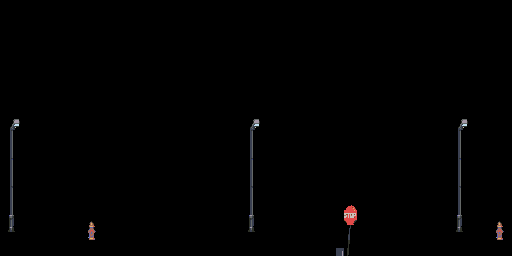

A level layout from a 2D game, rendered from its tile map. Below: a short description, then the map file with its tile-grid data intact:
An orthogonal 64x32 tile map with 8x8 px tiles, 1 tile layer (Tile Layer 1).

<map version="1.10" tiledversion="1.10.2" orientation="orthogonal" renderorder="right-down" width="64" height="32" tilewidth="8" tileheight="8" infinite="0" nextlayerid="2" nextobjectid="1">
 <editorsettings>
  <export target="../Milestone 2/Images/shopsBG0.c" format="gba" />
 </editorsettings>
 <tileset firstgid="1" source="shops.tsx" />
 <layer id="1" name="Tile Layer 1" width="64" height="32">
  <data encoding="csv">
1,0,0,0,0,0,0,0,0,0,0,0,0,0,0,0,0,0,0,0,0,0,0,0,0,0,0,0,0,0,0,0,0,0,0,0,0,0,0,0,0,0,0,0,0,0,0,0,0,0,0,0,0,0,0,0,0,0,0,0,0,0,0,0,
0,0,0,0,0,0,0,0,0,0,0,0,0,0,0,0,0,0,0,0,0,0,0,0,0,0,0,0,0,0,0,0,0,0,0,0,0,0,0,0,0,0,0,0,0,0,0,0,0,0,0,0,0,0,0,0,0,0,0,0,0,0,0,0,
0,0,0,0,0,0,0,0,0,0,0,0,0,0,0,0,0,0,0,0,0,0,0,0,0,0,0,0,0,0,0,0,0,0,0,0,0,0,0,0,0,0,0,0,0,0,0,0,0,0,0,0,0,0,0,0,0,0,0,0,0,0,0,0,
0,0,0,0,0,0,0,0,0,0,0,0,0,0,0,0,0,0,0,0,0,0,0,0,0,0,0,0,0,0,0,0,0,0,0,0,0,0,0,0,0,0,0,0,0,0,0,0,0,0,0,0,0,0,0,0,0,0,0,0,0,0,0,0,
0,0,0,0,0,0,0,0,0,0,0,0,0,0,0,0,0,0,0,0,0,0,0,0,0,0,0,0,0,0,0,0,0,0,0,0,0,0,0,0,0,0,0,0,0,0,0,0,0,0,0,0,0,0,0,0,0,0,0,0,0,0,0,0,
0,0,0,0,0,0,0,0,0,0,0,0,0,0,0,0,0,0,0,0,0,0,0,0,0,0,0,0,0,0,0,0,0,0,0,0,0,0,0,0,0,0,0,0,0,0,0,0,0,0,0,0,0,0,0,0,0,0,0,0,0,0,0,0,
0,0,0,0,0,0,0,0,0,0,0,0,0,0,0,0,0,0,0,0,0,0,0,0,0,0,0,0,0,0,0,0,0,0,0,0,0,0,0,0,0,0,0,0,0,0,0,0,0,0,0,0,0,0,0,0,0,0,0,0,0,0,0,0,
0,0,0,0,0,0,0,0,0,0,0,0,0,0,0,0,0,0,0,0,0,0,0,0,0,0,0,0,0,0,0,0,0,0,0,0,0,0,0,0,0,0,0,0,0,0,0,0,0,0,0,0,0,0,0,0,0,0,0,0,0,0,0,0,
0,0,0,0,0,0,0,0,0,0,0,0,0,0,0,0,0,0,0,0,0,0,0,0,0,0,0,0,0,0,0,0,0,0,0,0,0,0,0,0,0,0,0,0,0,0,0,0,0,0,0,0,0,0,0,0,0,0,0,0,0,0,0,0,
0,0,0,0,0,0,0,0,0,0,0,0,0,0,0,0,0,0,0,0,0,0,0,0,0,0,0,0,0,0,0,0,0,0,0,0,0,0,0,0,0,0,0,0,0,0,0,0,0,0,0,0,0,0,0,0,0,0,0,0,0,0,0,0,
0,0,0,0,0,0,0,0,0,0,0,0,0,0,0,0,0,0,0,0,0,0,0,0,0,0,0,0,0,0,0,0,0,0,0,0,0,0,0,0,0,0,0,0,0,0,0,0,0,0,0,0,0,0,0,0,0,0,0,0,0,0,0,0,
0,0,0,0,0,0,0,0,0,0,0,0,0,0,0,0,0,0,0,0,0,0,0,0,0,0,0,0,0,0,0,0,0,0,0,0,0,0,0,0,0,0,0,0,0,0,0,0,0,0,0,0,0,0,0,0,0,0,0,0,0,0,0,0,
0,0,0,0,0,0,0,0,0,0,0,0,0,0,0,0,0,0,0,0,0,0,0,0,0,0,0,0,0,0,0,0,0,0,0,0,0,0,0,0,0,0,0,0,0,0,0,0,0,0,0,0,0,0,0,0,0,0,0,0,0,0,0,0,
0,0,0,0,0,0,0,0,0,0,0,0,0,0,0,0,0,0,0,0,0,0,0,0,0,0,0,0,0,0,0,0,0,0,0,0,0,0,0,0,0,0,0,0,0,0,0,0,0,0,0,0,0,0,0,0,0,0,0,0,0,0,0,0,
0,24,25,0,0,0,0,0,0,0,0,0,0,0,0,0,0,0,0,0,0,0,0,0,0,0,0,0,0,0,0,24,25,0,0,0,0,0,0,0,0,0,0,0,0,0,0,0,0,0,0,0,0,0,0,0,0,24,25,0,0,0,0,0,
0,49,50,0,0,0,0,0,0,0,0,0,0,0,0,0,0,0,0,0,0,0,0,0,0,0,0,0,0,0,0,49,50,0,0,0,0,0,0,0,0,0,0,0,0,0,0,0,0,0,0,0,0,0,0,0,0,49,50,0,0,0,0,0,
0,100,0,0,0,0,0,0,0,0,0,0,0,0,0,0,0,0,0,0,0,0,0,0,0,0,0,0,0,0,0,100,0,0,0,0,0,0,0,0,0,0,0,0,0,0,0,0,0,0,0,0,0,0,0,0,0,100,0,0,0,0,0,0,
0,125,0,0,0,0,0,0,0,0,0,0,0,0,0,0,0,0,0,0,0,0,0,0,0,0,0,0,0,0,0,125,0,0,0,0,0,0,0,0,0,0,0,0,0,0,0,0,0,0,0,0,0,0,0,0,0,125,0,0,0,0,0,0,
0,150,0,0,0,0,0,0,0,0,0,0,0,0,0,0,0,0,0,0,0,0,0,0,0,0,0,0,0,0,0,150,0,0,0,0,0,0,0,0,0,0,0,0,0,0,0,0,0,0,0,0,0,0,0,0,0,150,0,0,0,0,0,0,
0,175,0,0,0,0,0,0,0,0,0,0,0,0,0,0,0,0,0,0,0,0,0,0,0,0,0,0,0,0,0,175,0,0,0,0,0,0,0,0,0,0,0,0,0,0,0,0,0,0,0,0,0,0,0,0,0,175,0,0,0,0,0,0,
0,200,0,0,0,0,0,0,0,0,0,0,0,0,0,0,0,0,0,0,0,0,0,0,0,0,0,0,0,0,0,200,0,0,0,0,0,0,0,0,0,0,0,0,0,0,0,0,0,0,0,0,0,0,0,0,0,200,0,0,0,0,0,0,
0,225,0,0,0,0,0,0,0,0,0,0,0,0,0,0,0,0,0,0,0,0,0,0,0,0,0,0,0,0,0,225,0,0,0,0,0,0,0,0,0,0,0,0,0,0,0,0,0,0,0,0,0,0,0,0,0,225,0,0,0,0,0,0,
0,250,0,0,0,0,0,0,0,0,0,0,0,0,0,0,0,0,0,0,0,0,0,0,0,0,0,0,0,0,0,250,0,0,0,0,0,0,0,0,0,0,0,0,0,0,0,0,0,0,0,0,0,0,0,0,0,250,0,0,0,0,0,0,
0,275,0,0,0,0,0,0,0,0,0,0,0,0,0,0,0,0,0,0,0,0,0,0,0,0,0,0,0,0,0,275,0,0,0,0,0,0,0,0,0,0,0,0,0,0,0,0,0,0,0,0,0,0,0,0,0,275,0,0,0,0,0,0,
0,300,0,0,0,0,0,0,0,0,0,0,0,0,0,0,0,0,0,0,0,0,0,0,0,0,0,0,0,0,0,300,0,0,0,0,0,0,0,0,0,0,0,0,0,0,0,0,0,0,0,0,0,0,0,0,0,300,0,0,0,0,0,0,
0,325,0,0,0,0,0,0,0,0,0,0,0,0,0,0,0,0,0,0,0,0,0,0,0,0,0,0,0,0,0,325,1,1,0,0,0,0,0,0,0,0,0,45,46,0,0,0,0,0,0,0,0,0,0,0,0,325,0,0,0,0,0,0,
0,350,0,0,0,0,0,0,0,0,0,0,0,0,0,0,0,0,0,0,0,0,0,0,0,0,0,0,0,0,0,350,1,1,0,0,0,0,0,0,0,0,0,70,71,0,1,1,0,0,0,0,0,0,0,0,0,350,0,0,0,0,0,0,
0,375,0,0,0,0,0,0,0,0,0,146,0,0,0,0,0,0,0,0,0,0,0,0,0,0,0,0,0,0,1,375,1,1,1,1,1,1,1,1,1,1,1,95,96,1,1,1,1,1,1,1,1,1,1,0,0,375,0,0,0,0,146,0,
0,400,0,0,0,0,0,0,0,0,0,171,0,0,0,0,0,0,0,0,0,0,0,0,0,0,0,0,0,0,0,400,1,1,0,0,0,0,0,0,0,0,1,120,121,0,0,0,0,0,0,0,0,0,0,0,0,400,0,0,0,0,171,0,
0,0,0,0,0,0,0,0,0,0,0,196,0,0,0,0,0,0,0,0,0,0,0,0,0,0,0,0,0,0,0,0,1,1,0,0,0,0,0,0,0,0,0,145,0,0,0,0,0,0,0,0,0,0,0,0,0,0,0,0,0,0,196,0,
0,0,0,0,0,0,0,0,0,0,0,0,0,0,0,0,0,0,0,0,0,0,0,0,0,0,0,0,0,0,0,0,1,1,0,0,0,0,0,0,0,0,0,170,0,0,0,0,0,0,0,0,0,0,0,0,0,0,0,0,0,0,0,0,
0,0,0,0,0,0,0,0,0,0,0,0,0,0,0,0,0,0,0,0,0,0,0,0,0,0,0,0,0,0,1,1,1,1,0,0,0,0,0,0,0,0,293,195,0,0,0,0,0,0,0,0,0,0,0,0,0,0,0,0,0,0,0,0
</data>
 </layer>
</map>
